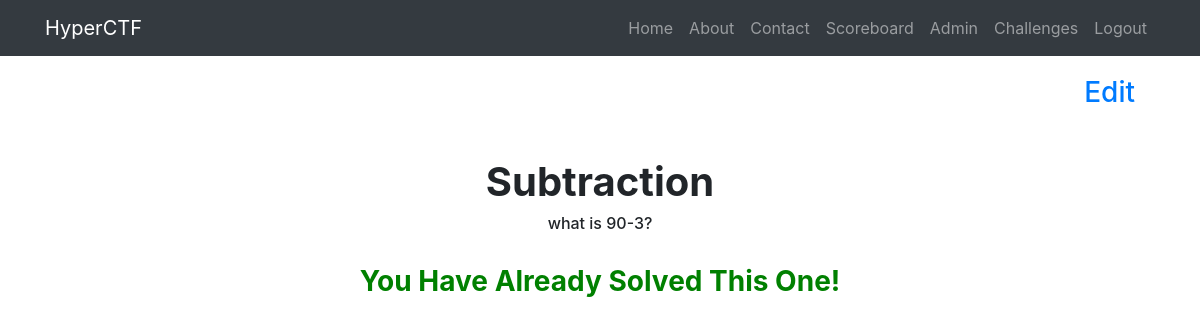
The app's page /challenges/2 (signed in), older data.
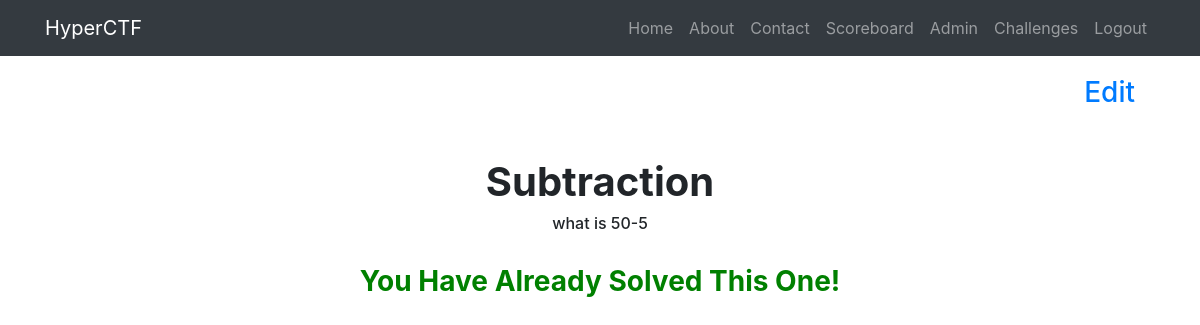
The same page, newer data.
### app.py (models this page shows, shortened)
class Challenge(db.Model):
	__tablename__ = "challenges"
	id = db.Column(db.Integer, primary_key=True)
	name = db.Column(db.String(20), unique=True, nullable=False)
	points = db.Column(db.Integer, unique=True, nullable=False)
	content = db.Column(db.String(225), unique=True, nullable=False)
	answer = db.Column(db.String(225), unique=True, nullable=False)

### app.py (the view, shortened to what this page needs)
@app.route('/challenges', defaults={'path': ''})
@app.route('/challenges/<path:path>', methods=["GET", "POST"])
def catch_all(path):
	challenge = Challenge.query.filter_by(id=path).first()
	if challenge is None:
		return abort(404)
	if 'username' in session:
		if challenge in User.query.filter_by(username=session['username']).first().solved_challenges:
			return render_template("answer_challenge.html", challenge=challenge, solved=True)
	else:
		flash('You have to log in before attempting any questions', at.red.value)
		return redirect(url_for('login'))

### templates/answer_challenge.html (shortened to what this page needs)
{% extends "header.html"%}
{% block body %}
<div class="container">
  <div class="row">
    <div class="col-lg-12 text-center">
      <div class="container card-body" align="center">
        {% if session["username"] == "admin" %}
          <h3 align="right"><a href="/admin/edit_challenge/{{ challenge.id }}">Edit</a></h3>
        {% endif %}
        <h1 class="mt-5" align="center"><strong>{{ challenge.name }}</strong></h1>
        <h6 class="mt-9" align="center">{{ challenge.content }}</h6>
        <br>
        {% if solved==False %}
        <div class="col-sm-9 col-md-7 col-lg-5 mx-auto">
          <form class="form-signin" action="" method="post">
            <div class="form-label-group">
              <input type="text" id="inputAnswer" class="form-control" placeholder="Answer" name="answer" value="{{request.form.answer}}" required autofocus>
            </div>
            <br>
            {% if challenge.attachment_filename %}
              <a href="/download/{{ challenge.id }}"><button class="btn btn-lg btn-success btn-block text-uppercase" type="button">Download</button></a><br>
            {% endif %}
            <button class="btn btn-lg btn-success btn-block text-uppercase" type="submit">Submit</button>
          </form>
        </div>
        {% else %}
        <h3 class="mt-9" align="center" style="color:green;"><strong> You Have Already Solved This One! </strong></h6>
          {% endif %}
        </div>
      </div>
    </div>
  </div>
  {% endblock %}

### templates/header.html (shortened to what this page needs)
<!DOCTYPE html>
<html lang="en">
<head>
  <link rel="stylesheet" href="https://stackpath.bootstrapcdn.com/bootstrap/4.2.1/css/bootstrap.min.css">
  <link rel="stylesheet" href="https://stackpath.bootstrapcdn.com/bootstrap/4.2.1/css/bootstrap.min.css">
</head>
<nav class="navbar navbar-expand-lg navbar-dark bg-dark static-top">
  <div class="container">
    <a class="navbar-brand" href="/">HyperCTF</a>
    <div class="collapse navbar-collapse" id="navbarResponsive">
      <ul class="navbar-nav ml-auto">
          <a class="nav-link" href="/">Home
          </a>
          <li class="nav-item">
            <a class="nav-link" href="/about/">About</a>
          </li>
          <li class="nav-item">
            <a class="nav-link" href="/contact/">Contact</a>
          </li>
          <li class="nav-item">
            <a class="nav-link" href="/scoreboard/">Scoreboard</a>
          </li>
          {% if session["username"] == "admin" %}
          <li class="nav-item">
            <a class="nav-link" href="/admin/">Admin</a>
          </li>
          {% endif %}
          {% if 'username' in session %}
          <li class="nav-item">
            <a class="nav-link" href="/challenges/">Challenges</a>
          </li>
          <li class="nav-item">
            <a class="nav-link" href="/logout/">Logout</a>
          </li>
          {% endif %}
        </ul>
      </div>
    </div>
  </nav>
  <body>
    {% block body %}
    {% endblock %}
  </body>
  </html>

Row changes from the older to the newer data that the page shows:
changed Challenge "Subtraction": content "what is 90-3?" → "what is 50-5"
